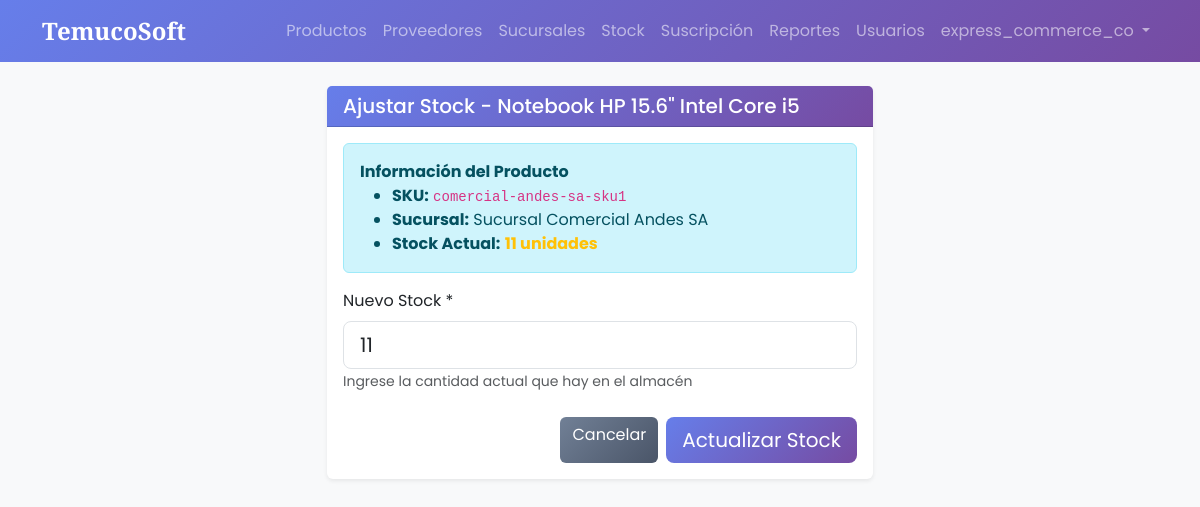
The app's page /inventory/55/edit/ (signed in) with its own data.
### core/models.py (models this page shows, shortened)
class User(AbstractUser):
    ROLES = (
        ('super_admin', 'Super Admin (TemucoSoft)'),
        ('admin_cliente', 'Admin Cliente'),
        ('gerente', 'Gerente'),
        ('vendedor', 'Vendedor'),
        ('cliente_final', 'Cliente Final'),
    )
    rut = models.CharField(
        max_length=12,
        blank=True,
        null=True,
        validators=[validar_rut],
        help_text="Formato: 12.345.678-9 o 12345678-9"
    )
    role = models.CharField(max_length=20, choices=ROLES, default='cliente_final')
    company = models.CharField(max_length=100, blank=True, null=True)
    created_at = models.DateTimeField(auto_now_add=True)

class Inventory(models.Model):
    branch = models.ForeignKey(Branch, on_delete=models.CASCADE)
    product = models.ForeignKey(Product, on_delete=models.CASCADE)
    stock = models.IntegerField(default=0, validators=[MinValueValidator(0)])
    reorder_point = models.IntegerField(default=10, help_text="Nivel mínimo para alerta de reposición")
    class Meta:
        unique_together = ('branch', 'product') # Evita duplicados del mismo producto en la misma sucursal

class Product(models.Model):
    sku = models.CharField(max_length=50, unique=True)
    name = models.CharField(max_length=100)
    description = models.TextField(blank=True)
    supplier = models.ForeignKey(
        Supplier,
        on_delete=models.SET_NULL,
        null=True,
        blank=True,
        related_name='products'
    )
    price = models.IntegerField(validators=[MinValueValidator(0)], help_text="Precio en pesos chilenos")
    cost = models.IntegerField(validators=[MinValueValidator(0)], help_text="Costo en pesos chilenos")
    category = models.CharField(max_length=50)

class Branch(models.Model):
    name = models.CharField(max_length=100)
    address = models.CharField(max_length=200)
    phone = models.CharField(max_length=20)

### core/views.py (the view, shortened to what this page needs)
# urls.py: path('inventory/<int:inventory_id>/edit/', inventory_edit_view, name='inventory_edit'),
@login_required
def inventory_edit_view(request, inventory_id):
    inv = get_object_or_404(Inventory, id=inventory_id)
    if request.user.role not in ['gerente', 'admin_cliente', 'super_admin']:
        messages.error(request, "No tiene permisos para ajustar inventario.")
        return redirect('home')
    return render(request, 'core/inventory_edit.html', {'inventory': inv})

### core/templates/core/inventory_edit.html (shortened to what this page needs)
{% extends 'core/base.html' %}
{% block content %}
<div class="row justify-content-center">
    <div class="col-md-6">
        <div class="card shadow-sm">
            <div class="card-header bg-primary text-white">
                <h5 class="mb-0">Ajustar Stock - {{ inventory.product.name }}</h5>
            </div>
            <div class="card-body">
                <div class="alert alert-info">
                    <strong>Información del Producto</strong>
                    <ul class="mb-0">
                        <li><strong>SKU:</strong> <code>{{ inventory.product.sku }}</code></li>
                        <li><strong>Sucursal:</strong> {{ inventory.branch.name }}</li>
                        <li><strong>Stock Actual:</strong> <strong class="text-warning">{{ inventory.stock }} unidades</strong></li>
                    </ul>
                </div>
                <form method="POST">
                    <div class="mb-4">
                        <label for="stock" class="form-label">Nuevo Stock *</label>
                        <input type="number" class="form-control form-control-lg" id="stock" name="stock"
                               value="{{ inventory.stock }}" min="0" required>
                        <small class="text-muted">Ingrese la cantidad actual que hay en el almacén</small>
                    </div>
                    <div class="d-grid gap-2 d-md-flex justify-content-md-end">
                        <a href="{% url 'inventory' %}" class="btn btn-secondary">Cancelar</a>
                        <button type="submit" class="btn btn-primary btn-lg">Actualizar Stock</button>
                    </div>
                </form>
            </div>
        </div>
    </div>
</div>
{% endblock %}

### core/templates/core/base.html (shortened to what this page needs)
<!DOCTYPE html>
<html lang="es">
<head>
    <link href="https://cdn.jsdelivr.net/npm/bootstrap@5.3.0/dist/css/bootstrap.min.css" rel="stylesheet">
</head>
<body>
    <nav class="navbar navbar-expand-lg navbar-dark navbar-custom mb-4">
        <div class="container">
            <a class="navbar-brand" href="/">TemucoSoft</a>
            <div class="collapse navbar-collapse" id="navbarNav">
                <ul class="navbar-nav ms-auto">
                    {% if request.user.is_authenticated %}
                        {% if request.user.role == 'admin_cliente' or request.user.role == 'super_admin' %}
                            <li class="nav-item"><a class="nav-link" href="{% url 'product_list' %}">Productos</a></li>
                            <li class="nav-item"><a class="nav-link" href="{% url 'supplier_list' %}">Proveedores</a></li>
                            <li class="nav-item"><a class="nav-link" href="{% url 'branch_list' %}">Sucursales</a></li>
                            <li class="nav-item"><a class="nav-link" href="{% url 'inventory' %}">Stock</a></li>
                            <li class="nav-item"><a class="nav-link" href="{% url 'subscription' %}">Suscripción</a></li>
                            <li class="nav-item"><a class="nav-link" href="{% url 'reports' %}">Reportes</a></li>
                            <li class="nav-item"><a class="nav-link" href="{% url 'user_list' %}">Usuarios</a></li>
                        {% endif %}
                        <li class="nav-item dropdown">
                            <a class="nav-link dropdown-toggle" href="#" role="button" data-bs-toggle="dropdown">
                                {{ request.user.username }}
                            </a>
                        </li>
                    {% else %}
                        <li class="nav-item"><a class="nav-link" href="{% url 'login' %}">Iniciar Sesión</a></li>
                    {% endif %}
                </ul>
            </div>
        </div>
    </nav>
    <div class="container">
        {% block content %}
        {% endblock %}
    </div>
</body>
</html>

### core/templates/core/base.html (style rules this page uses)
body { font-family: 'Poppins', sans-serif; background-color: #f8f9fa; }
.navbar-brand { font-family: 'Playfair Display', serif; font-weight: 700; font-size: 1.5rem; }
.navbar-custom { background: linear-gradient(135deg, #667eea 0%, #764ba2 100%); }
.card { transition: transform 0.2s, box-shadow 0.2s; border: none; box-shadow: 0 2px 8px rgba(0,0,0,0.08); }
.bg-primary { background: linear-gradient(135deg, #667eea 0%, #764ba2 100%) !important; }
.btn-primary { background: linear-gradient(135deg, #667eea 0%, #764ba2 100%); border: none; }
.btn-secondary { background: linear-gradient(135deg, #718096 0%, #4A5568 100%); border: none; }

### records on screen
User: user.username "express_commerce_co"
Inventory: product.name "Notebook HP 15.6\" Intel Core i5", product.sku "comercial-andes-sa-sku1", branch.name "Sucursal Comercial Andes SA", stock "11"
